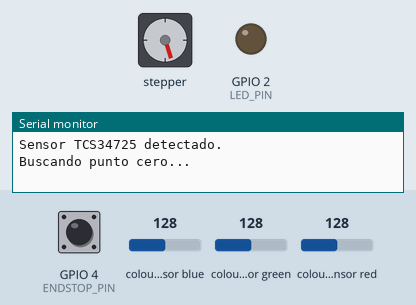
A sketch run on a simulated ESP32. On the bench: stepper motor, output pins drawn as LEDs (lit = HIGH), the last lines printed to the serial monitor. Wiring (inferred from the names in the program): stepper motor driver (200 steps per turn assumed): step GPIO 18; direction GPIO 19; enable GPIO 23. The test bench sets the inputs (shaded band); at power-on: GPIO 4 (ENDSTOP_PIN) HIGH, colour sensor blue 128, colour sensor green 128, colour sensor red 128. Pins used as bus, display or sensor lines are not drawn.

Above: at 0.8 s.
0.9 s: GPIO 4 (ENDSTOP_PIN) pulled LOW for 0.15 s
At 1.6 s:
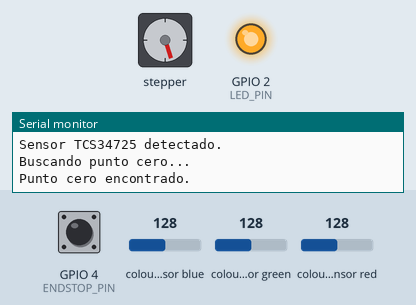
Timing chart, 0 to 3.9 s (numbered marks = the images above; inputs shaded):
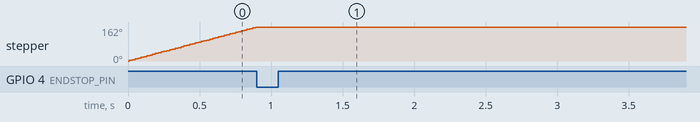

The sketch:

Proyecto_SD_Villarino.ino
```cpp
#include <Adafruit_TCS34725.h>

// Pines del driver DRV8825
const int STEP_PIN = 18;
const int DIR_PIN  = 19;
const int EN_PIN   = 23;

// Pin del ENDSTOP
const int ENDSTOP_PIN = 4;

// Pin del LED azul del ESP32
const int LED_PIN = 2;

// Sensor de color
Adafruit_TCS34725 tcs = Adafruit_TCS34725(TCS34725_INTEGRATIONTIME_50MS, TCS34725_GAIN_4X);

// Mapeo de colores a pasos desde 0º
const int pasosAmarillo = 40;
const int pasosAzul     = 78; // 40 + 38
const int pasosVerde    = 118; // 78 + 40
const int pasosRojo     = 160; // 118 + 42

String ultimoColor = "";
int contadorColor = 0;

void setup() {
  pinMode(STEP_PIN, OUTPUT);
  pinMode(DIR_PIN, OUTPUT);
  pinMode(EN_PIN, OUTPUT);
  pinMode(ENDSTOP_PIN, INPUT_PULLUP);
  pinMode(LED_PIN, OUTPUT);

  Serial.begin(115200);

  if (tcs.begin()) {
    Serial.println("Sensor TCS34725 detectado.");
  } else {
    Serial.println("Error: no se detecta el sensor TCS34725.");
    while (1);
  }

  buscarEndstop(); // Posicionar en 0º al iniciar
}

void loop() {
  String colorDetectado = detectarColor();

  if (colorDetectado == ultimoColor && colorDetectado != "Desconocido" && colorDetectado != "Sin bola") {
    contadorColor++;
  } else {
    contadorColor = 0;
    ultimoColor = colorDetectado;
  }

  if (contadorColor >= 3) { // cambiar el número para activar el motor con más o menos detecciones
    parpadearLedAzul();

    if (colorDetectado == "Amarillo") {
      moverAMarca(pasosAmarillo);
    } else if (colorDetectado == "Azul") {
      moverAMarca(pasosAzul);
    } else if (colorDetectado == "Verde") {
      moverAMarca(pasosVerde);
    } else if (colorDetectado == "Rojo") {
      moverAMarca(pasosRojo);
    }

    contadorColor = 0;
    ultimoColor = "";
  }

  delay(1000); // Espera entre lecturas
}

// ---------------- FUNCIONES ----------------

void buscarEndstop() {
  digitalWrite(EN_PIN, LOW);
  digitalWrite(DIR_PIN, HIGH); // Giro horario

  Serial.println("Buscando punto cero...");

  while (digitalRead(ENDSTOP_PIN) == HIGH) {
    digitalWrite(STEP_PIN, HIGH);
    delayMicroseconds(5000);
    digitalWrite(STEP_PIN, LOW);
    delayMicroseconds(5000);
  }

  Serial.println("Punto cero encontrado.");

  digitalWrite(LED_PIN, HIGH); // LED azul encendido
  digitalWrite(EN_PIN, HIGH);  // Desactivar driver
  delay(5000); // Espera en 0º
}

String detectarColor() {
  float red, green, blue;
  tcs.getRGB(&red, &green, &blue);
  int R = int(red);
  int G = int(green);
  int B = int(blue);
  String color = "";

  if (abs(R - 141) < 5 && abs(G - 76) < 5 && abs(B - 46) < 5) {
    color = "Sin bola";
  } else if (R > 180 && G < 50 && B < 50) {
    color = "Rojo";
  } else if (G > 100 && R < 100 && B < 80) {
    color = "Verde";
  } else if (G > 90 && B > 85 && R < 70) {
    color = "Azul";
  } else if (R >= 110 && R <= 145 && G >= 75 && G <= 90 && B <= 40) {
    color = "Amarillo";
  } else {
    color = "Desconocido";
  }

  Serial.print("R: "); Serial.print(R);
  Serial.print("   G: "); Serial.print(G);
  Serial.print("   B: "); Serial.print(B);
  Serial.print("   Color detectado: "); Serial.println(color);

  return color;
}

void parpadearLedAzul() {
  for (int i = 0; i < 4; i++) {
    digitalWrite(LED_PIN, HIGH);
    delay(250);
    digitalWrite(LED_PIN, LOW);
    delay(250);
  }
}

void moverAMarca(int pasos) {
  digitalWrite(LED_PIN, LOW); // Apagar LED azul
  digitalWrite(EN_PIN, LOW);  // Activar driver
  digitalWrite(DIR_PIN, LOW); // Giro antihorario

  for (int i = 0; i < pasos; i++) {
    digitalWrite(STEP_PIN, HIGH);
    delayMicroseconds(3000);
    digitalWrite(STEP_PIN, LOW);
    delayMicroseconds(3000);
  }

  digitalWrite(EN_PIN, HIGH); // Desactivar driver
  delay(5000); // Esperar 5 segundos en posición

  buscarEndstop(); // Volver a 0º
}
```

Measured:
- after the input at 0.9 s, GPIO 2 (LED_PIN): LOW → HIGH at once; stepper: stops changing and stays 162°
